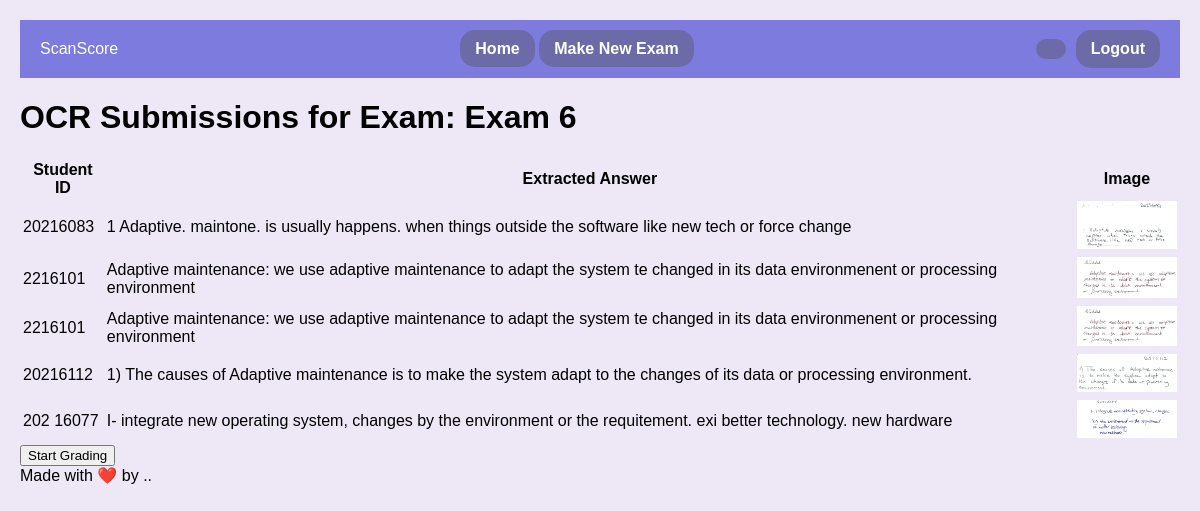
Page /teacher/exam/11/view_submissions_ocr/ (signed in) on the earlier database version.
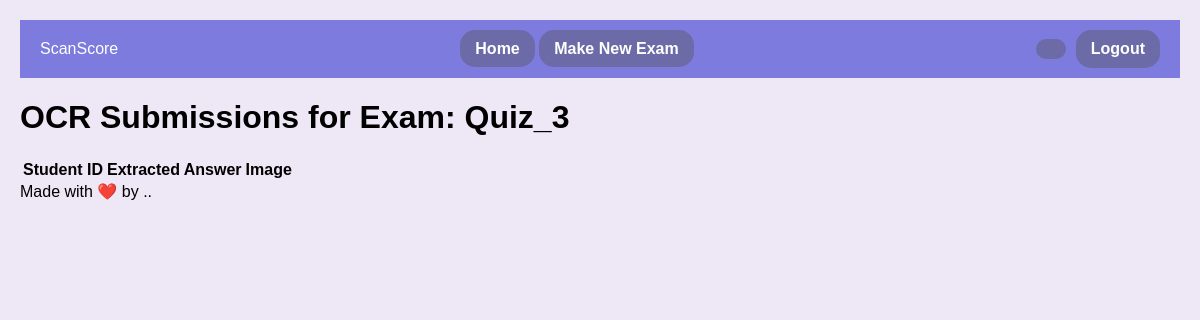
Same page on the later database version.
### myapp/models.py (models this page shows)
class Exam(models.Model):
    name = models.CharField(max_length=100)
    teacher = models.ForeignKey(User, on_delete=models.CASCADE)
    question= models.TextField(max_length=10000)
    model_answer = models.TextField(max_length=10000)
    keywordsList = models.TextField(max_length=10000,null=True,blank=True)
    is_active = models.BooleanField(default=False)
    time_created = models.DateTimeField(auto_now_add=True)
    time_updated = models.DateTimeField(auto_now=True)

class ExamSubmissionOCR(models.Model):
    exam = models.ForeignKey(Exam, on_delete=models.CASCADE, related_name='ocr_submissions')
    teacher = models.ForeignKey(User, on_delete=models.CASCADE, related_name='ocr_submissions')
    student_id = models.CharField(max_length=20)
    image = models.ImageField(upload_to='ocr_images/')
    extracted_text = models.TextField(blank=True, null=True)
    score = models.IntegerField(default=0)
    is_graded = models.BooleanField(default=False)
    time_created = models.DateTimeField(auto_now_add=True)

### myapp/views.py (the view)
# urls.py: path('teacher/exam/<int:exam_id>/view_submissions_ocr/', views.view_submissions_ocr, name='view_submissions_ocr'),
@login_required
def view_submissions_ocr(request, exam_id):
    exam = get_object_or_404(Exam, pk=exam_id)
    submissions = ExamSubmissionOCR.objects.filter(exam=exam)
    return render(request, 'myapp/teacher/view_submissions_ocr.html', {
        'exam': exam,
        'submissions': submissions
    })

### templates/myapp/teacher/view_submissions_ocr.html (shortened to what this page needs)
{% extends "myapp/teacher/teacher-base.html" %}
{% block content %}
<div class="container">
    <h1>OCR Submissions for Exam: {{ exam.name }}</h1>
    <table class="table">
        <thead>
            <tr>
                <th>Student ID</th>
                <th>Extracted Answer</th>
                <th>Image</th>
            </tr>
        </thead>
        <tbody>
            {% for submission in submissions %}
            <tr>
                <td>{{ submission.student_id }}</td>
                <td>{{ submission.extracted_text }}</td>
                <td>
                    <img src="{{ submission.image.url }}" alt="Student Submission" style="cursor: pointer; max-width: 100px; max-height: 100px;" onclick="showModal('{{ submission.image.url }}')">
                </td>
            </tr>
            {% endfor %}
        </tbody>
    </table>
</div>
    {% if submissions %}
        <form action="{% url 'view_grades_ocr' exam.id %}" method="post">
            <button type="submit" class="btn btn-success">Start Grading</button>
        </form>
    {% endif %}
{% endblock %}

### templates/myapp/teacher/teacher-base.html (shortened to what this page needs)
<!DOCTYPE html>
<html lang="en">
<head>
</head>
<body>
  <header>
    <div class="navbar">
        <div>ScanScore</div>
        <div>
          <a href="{% url 'teacher_dashboard' %}">Home</a>
          <a href="{% url 'create_exam' %}">Make New Exam</a>
        </div>
        <div class="user-info">
          <a href="{% url 'view_profile_teacher' %}" class="user-info">
          </a>
          <a href="{% url 'logout' %}" class="logout-button">Logout</a>
      </div>
</header>
    <main>
        {% block content %}
        {% endblock %}
    </main>
    <footer>
        Made with ❤️ by ..
    </footer>
</body>
</html>

### templates/myapp/teacher/teacher-base.html (style rules this page uses)
body { font-family: 'Arial', sans-serif; background-color: #EDE7F6; margin: 0; padding: 20px; }
.navbar { background-color: #7D7BDD; color: white; padding: 10px 20px; display: flex; justify-content: space-between; align-items: center; }
.navbar a { color: white; text-decoration: none; padding: 10px 15px; border-radius: 15px; background-color: #6c6ba8; font-weight: bold; }
.user-info { display: flex; align-items: center; }
.logout-button { margin-left: 10px; }

Differences in the rows shown:
removed ExamSubmissionOCR: student_id "20216083", extracted_text "1 Adaptive. maintone. is usually happens. when things outside the software like new tech or force change", image (picture)
removed ExamSubmissionOCR: student_id "2216101", extracted_text "Adaptive maintenance: we use adaptive maintenance to adapt the system te changed in its data environmenent or processing environment", image (picture)
removed ExamSubmissionOCR: student_id "2216101", extracted_text "Adaptive maintenance: we use adaptive maintenance to adapt the system te changed in its data environmenent or processing environment", image (picture)
removed ExamSubmissionOCR: student_id "20216112", extracted_text "1) The causes of Adaptive maintenance is to make the system adapt to the changes of its data or processing environment.", image (picture)
removed ExamSubmissionOCR: student_id "202 16077", extracted_text "I- integrate new operating system, changes by the environment or the requitement. exi better technology. new hardware", image (picture)
changed Exam: name "Exam 6" → "Quiz_3"
Other differences:
text no longer shown: "Start Grading"
